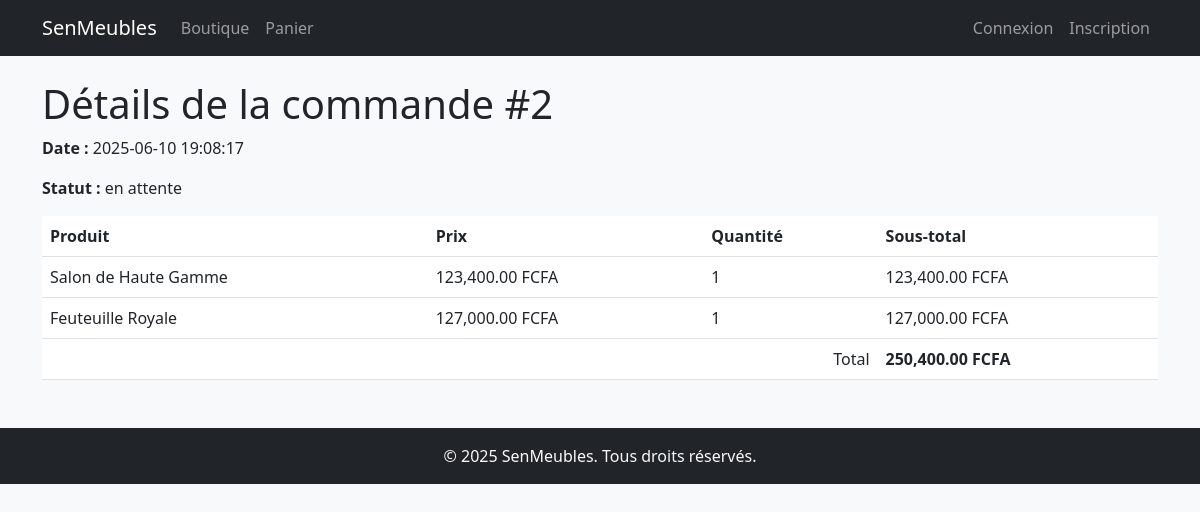
Screenshot of /commande_details.php?id=2 with the database file from the repository.
### tables this page shows
CREATE TABLE `commandes` (
  `id` int(11) NOT NULL,
  `id_utilisateur` int(11) NOT NULL,
  `date_commande` datetime NOT NULL,
  `statut` varchar(50) NOT NULL
);

CREATE TABLE `commande_produits` (
  `id_commande` int(11) NOT NULL,
  `id_produit` int(11) NOT NULL,
  `quantité` int(11) NOT NULL
);

CREATE TABLE `produits` (
  `id` int(11) NOT NULL,
  `nom` varchar(100) NOT NULL,
  `description` text NOT NULL,
  `prix` decimal(10,2) NOT NULL,
  `image_url` varchar(255) NOT NULL
);

### commande_details.php (the view, shortened to what this page needs)
<?php
include 'config.php'; include 'header.php';
$id_commande = (int)$_GET['id'];
$stmt = $pdo->prepare("SELECT * FROM commandes WHERE id = ?");
$stmt->execute([$id_commande]);
$commande = $stmt->fetch();
$stmt = $pdo->prepare("SELECT p.nom, p.prix, cp.quantité FROM commande_produits cp
    JOIN produits p ON cp.id_produit = p.id WHERE cp.id_commande = ?");
$stmt->execute([$id_commande]);
$produits = $stmt->fetchAll();
?>
<h1>Détails de la commande #<?= $id_commande ?></h1>
<p><strong>Date :</strong> <?= htmlspecialchars($commande['date_commande']) ?></p>
<p><strong>Statut :</strong> <?= htmlspecialchars($commande['statut']) ?></p>
<table class="table">
    <thead>
        <tr><th>Produit</th><th>Prix</th><th>Quantité</th><th>Sous-total</th></tr>
    </thead>
    <tbody>
        <?php $total = 0;
        foreach ($produits as $p):
            $st = $p['prix'] * $p['quantité']; $total += $st;
        ?>
        <tr>
            <td><?= htmlspecialchars($p['nom']) ?></td>
            <td><?= number_format($p['prix'], 2) ?> FCFA</td>
            <td><?= $p['quantité'] ?></td>
            <td><?= number_format($st, 2) ?> FCFA</td>
        </tr>
        <?php endforeach; ?>
        <tr>
            <td colspan="3" class="text-end">Total</td>
            <td><strong><?= number_format($total, 2) ?> FCFA</strong></td>
        </tr>
    </tbody>
</table>
<?php include 'footer.php'; ?>

### assets/css/style.css (style rules this page uses)
body { background: #f8f9fa; }

### rows the page displays
commandes: date_commande "2025-06-10 19:08:17", statut "en attente"
commande_produits: id_produit.nom "Salon de Haute Gamme", id_produit.prix "123,400.00", quantité "1", st "123,400.00"
commande_produits: id_produit.nom "Feuteuille Royale", id_produit.prix "127,000.00", quantité "1", st "127,000.00"

### other values shown
$id_commande "2"
$total "250,400.00"
